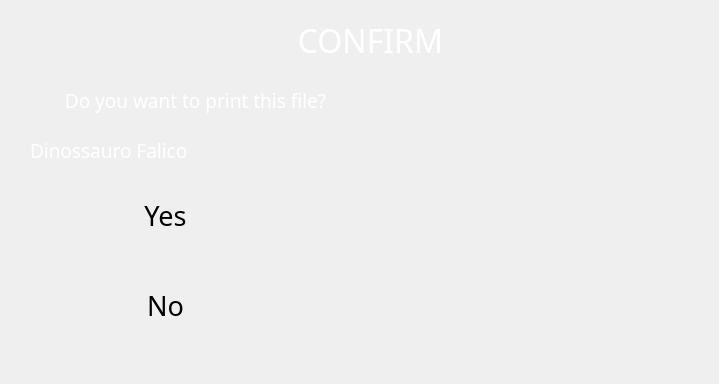
  <widget class="QWidget" name="confirm_page">
   <widget class="QLabel" name="confirm_file_name_text_label">
    <property name="enabled">
     <bool>true</bool>
    </property>
    <property name="geometry">
     <rect>
      <x>30</x>
      <y>130</y>
      <width>351</width>
      <height>41</height>
     </rect>
    </property>
    <property name="font">
     <font>
      <family>Montserrat</family>
      <pointsize>14</pointsize>
     </font>
    </property>
    <property name="styleSheet">
     <string notr="true">background: transparent; color: white;</string>
    </property>
    <property name="text">
     <string>Dinossauro Falico</string>
    </property>
    <property name="alignment">
     <set>Qt::AlignLeading|Qt::AlignLeft|Qt::AlignVCenter</set>
    </property>
   </widget>
   <widget class="QGraphicsView" name="confirm_print_preview_graphics">
    <property name="geometry">
     <rect>
      <x>410</x>
      <y>75</y>
      <width>300</width>
      <height>300</height>
     </rect>
    </property>
    <property name="styleSheet">
     <string notr="true">QGraphicsView{
background-color: transparent;
}</string>
    </property>
    <property name="frameShape">
     <enum>QFrame::NoFrame</enum>
    </property>
    <property name="frameShadow">
     <enum>QFrame::Plain</enum>
    </property>
    <property name="verticalScrollBarPolicy">
     <enum>Qt::ScrollBarAlwaysOff</enum>
    </property>
    <property name="horizontalScrollBarPolicy">
     <enum>Qt::ScrollBarAlwaysOff</enum>
    </property>
    <property name="sizeAdjustPolicy">
     <enum>QAbstractScrollArea::AdjustIgnored</enum>
    </property>
    <property name="backgroundBrush">
     <brush brushstyle="NoBrush">
      <color alpha="0">
       <red>0</red>
       <green>0</green>
       <blue>0</blue>
      </color>
     </brush>
    </property>
    <property name="renderHints">
     <set>QPainter::Antialiasing|QPainter::SmoothPixmapTransform|QPainter::TextAntialiasing</set>
    </property>
    <property name="viewportUpdateMode">
     <enum>QGraphicsView::SmartViewportUpdate</enum>
    </property>
   </widget>
   <widget class="QLabel" name="confirm_file_printing_text_label">
    <property name="enabled">
     <bool>true</bool>
    </property>
    <property name="geometry">
     <rect>
      <x>30</x>
      <y>80</y>
      <width>331</width>
      <height>41</height>
     </rect>
    </property>
    <property name="font">
     <font>
      <family>Montserrat</family>
      <pointsize>14</pointsize>
     </font>
    </property>
    <property name="styleSheet">
     <string notr="true">background: transparent; color: white;</string>
    </property>
    <property name="text">
     <string>Do you want to print this file?</string>
    </property>
    <property name="alignment">
     <set>Qt::AlignCenter</set>
    </property>
   </widget>
   <widget class="CustomQPushButton" name="confirm_no_text_label">
    <property name="geometry">
     <rect>
      <x>60</x>
      <y>270</y>
      <width>211</width>
      <height>71</height>
     </rect>
    </property>
    <property name="minimumSize">
     <size>
      <width>10</width>
      <height>10</height>
     </size>
    </property>
    <property name="font">
     <font>
      <family>Momcake</family>
      <pointsize>20</pointsize>
      <italic>false</italic>
      <stylestrategy>PreferAntialias</stylestrategy>
     </font>
    </property>
    <property name="mouseTracking">
     <bool>false</bool>
    </property>
    <property name="tabletTracking">
     <bool>true</bool>
    </property>
    <property name="contextMenuPolicy">
     <enum>Qt::NoContextMenu</enum>
    </property>
    <property name="layoutDirection">
     <enum>Qt::LeftToRight</enum>
    </property>
    <property name="styleSheet">
     <string notr="true"/>
    </property>
    <property name="text">
     <string>No</string>
    </property>
    <property name="autoDefault">
     <bool>false</bool>
    </property>
    <property name="flat">
     <bool>true</bool>
    </property>
    <property name="class" stdset="0">
     <string>menu_btn</string>
    </property>
    <property name="borderLeftPixmap" stdset="0">
     <pixmap resource="resources/button_resources.qrc">:/button_borders/media/buttons/btn_part1.svg</pixmap>
    </property>
    <property name="borderCenterPixmap" stdset="0">
     <pixmap resource="resources/button_resources.qrc">:/button_borders/media/buttons/btn_part2.svg</pixmap>
    </property>
    <property name="borderRightPixmap" stdset="0">
     <pixmap resource="resources/button_resources.qrc">:/button_borders/media/buttons/btn_part3.svg</pixmap>
    </property>
   </widget>
   <widget class="QLabel" name="confirm_title_label">
    <property name="geometry">
     <rect>
      <x>280</x>
      <y>20</y>
      <width>181</width>
      <height>41</height>
     </rect>
    </property>
    <property name="font">
     <font>
      <family>Momcake</family>
      <pointsize>24</pointsize>
     </font>
    </property>
    <property name="layoutDirection">
     <enum>Qt::RightToLeft</enum>
    </property>
    <property name="styleSheet">
     <string notr="true">background: transparent; color: white;</string>
    </property>
    <property name="text">
     <string>CONFIRM</string>
    </property>
    <property name="alignment">
     <set>Qt::AlignCenter</set>
    </property>
    <property name="class" stdset="0">
     <string>title_text</string>
    </property>
   </widget>
   <widget class="CustomQPushButton" name="confirm_yes_text_label">
    <property name="geometry">
     <rect>
      <x>60</x>
      <y>180</y>
      <width>211</width>
      <height>71</height>
     </rect>
    </property>
    <property name="minimumSize">
     <size>
      <width>10</width>
      <height>10</height>
     </size>
    </property>
    <property name="font">
     <font>
      <family>Momcake</family>
      <pointsize>20</pointsize>
      <italic>false</italic>
      <stylestrategy>PreferAntialias</stylestrategy>
     </font>
    </property>
    <property name="mouseTracking">
     <bool>false</bool>
    </property>
    <property name="tabletTracking">
     <bool>true</bool>
    </property>
    <property name="contextMenuPolicy">
     <enum>Qt::NoContextMenu</enum>
    </property>
    <property name="layoutDirection">
     <enum>Qt::LeftToRight</enum>
    </property>
    <property name="styleSheet">
     <string notr="true"/>
    </property>
    <property name="text">
     <string>Yes</string>
    </property>
    <property name="autoDefault">
     <bool>false</bool>
    </property>
    <property name="flat">
     <bool>true</bool>
    </property>
    <property name="class" stdset="0">
     <string>menu_btn</string>
    </property>
    <property name="borderLeftPixmap" stdset="0">
     <pixmap resource="resources/button_resources.qrc">:/button_borders/media/buttons/btn_part1.svg</pixmap>
    </property>
    <property name="borderCenterPixmap" stdset="0">
     <pixmap resource="resources/button_resources.qrc">:/button_borders/media/buttons/btn_part2.svg</pixmap>
    </property>
    <property name="borderRightPixmap" stdset="0">
     <pixmap resource="resources/button_resources.qrc">:/button_borders/media/buttons/btn_part3.svg</pixmap>
    </property>
   </widget>
  </widget>
